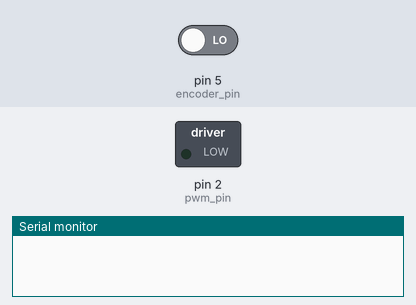
Bench run of a sketch on a simulated Arduino Uno, built with avr-gcc and run on an emulated ATmega328P. Parts: switched loads named in the sketch (green lamp = pin HIGH), the last lines printed to the serial monitor. The test bench sets the inputs (shaded band); at power-on: pin 5 (encoder_pin) LOW.

Above: at 0.1 s.
At 0.9 s:
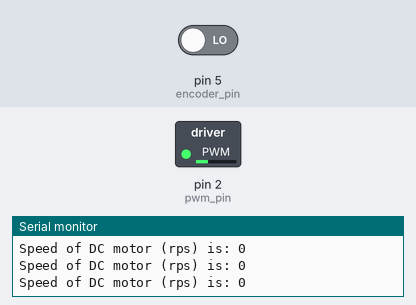
At 1.7 s:
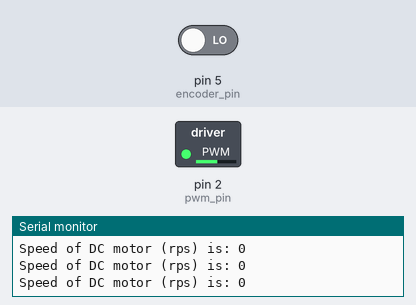
At 3.3 s:
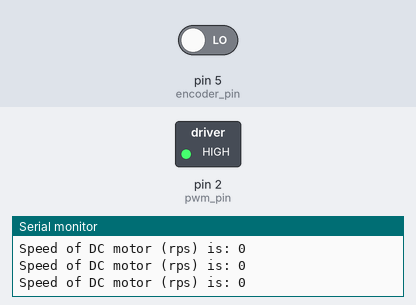
Timing chart, 0 to 4.8 s (numbered marks = the images above):
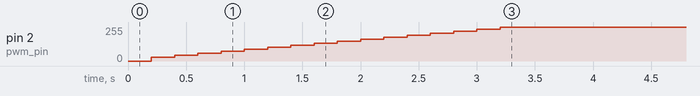

The sketch:

lab10_4.ino
```cpp
/* Team: Sebastian Villa, Logan Morris, Alan Gregory
 * Assignment:
 * Write and implement a C program to close the speed control loop of the DC motor
 * system.  Use the sample program given in Section 2 as a skeleton.  Inside the interrupt-
 * service routine (i.e., the C function, Timer3_Interrupt()) in this sample code, add
 * your own codes in the following sequence:
 *  1. Resolve the rotor speed with the encoder value.
 *  2. Implement the discrete-time control law given in Eq. (9).
 *  3. Generate PWM output.
 *  4. Save data.
 * In addition, the user should be able to set the reference speed input.  This information
 * must be accepted in the loop() function.  Test your program and ensure the motor
 * speed follows the reference speed input.
 */
#include "TimerThree.h"
#include "TimerOne.h"

#define pwm_pin 2


long y;
long r=60; //rps
long e,u,u1=0,e1=0;
long cnt = 0;
int b1=0, b2=0;
int encoder_pin = 5;
long v_current;
double conversion_factor = 0.00528;

void setup()
{
    Serial.begin(9600);
    Timer1.initialize(200000); // interrupt triggered every 200 ms
    Timer3.initialize(1000);   // PWM carrier freq 1 kHz
    Timer1.attachInterrupt(Timer1_Interrupt);
    pinMode(encoder_pin, INPUT);
}

void loop()
{
    if (digitalRead(encoder_pin))
        b1 = 1;
    else
        b1 = 0;
    if (b1 != b2)
        cnt++;
    b2 = b1;
}

void Timer1_Interrupt()
{
    v_current = conversion_factor * cnt;
    Serial.print("Speed of DC motor (rps) is: ");
    Serial.println(v_current);
    cnt = 0;
    Discrete_control();

}

void Discrete_control()
{
  e = r-v_current;//v_current; // error = target - current_speed
  u = u1 + 2*e - e1; // u(k) = u(k-1) + 2e(k) - e(k-1)
  Timer3.pwm(pwm_pin, u); // pwm library
  u1=u;
  e1=e;
}
```

Measured:
- by itself, pin 2 (pwm_pin): moves from 0/255 to 255/255 over 3.0 s
